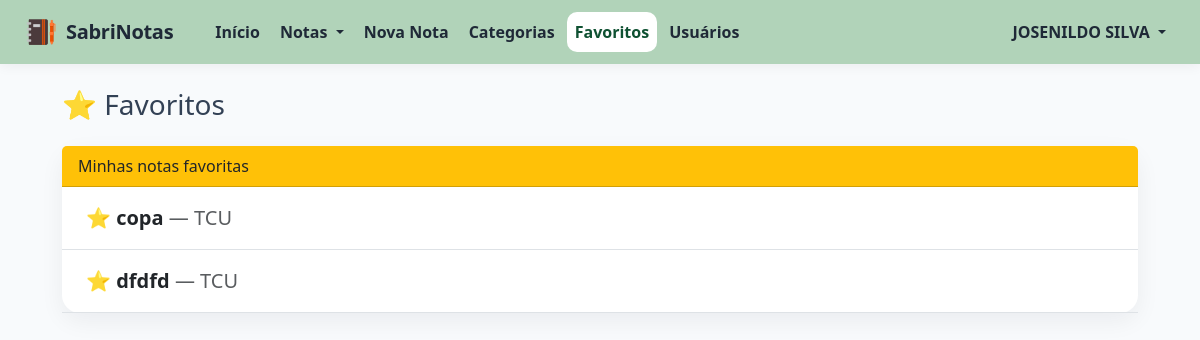
The app's page /favoritos (signed in) with its own data.
### tables this page shows
CREATE TABLE anotacoes (
            id INTEGER PRIMARY KEY AUTOINCREMENT,
            titulo TEXT,
            categoria TEXT,
            texto TEXT
        , autor TEXT, favorito INTEGER DEFAULT 0, autor_id INTEGER, data_atualizacao TEXT, data_criacao TEXT, visibilidade TEXT DEFAULT 'publica');

### app.py (the view)
@app.route("/favoritos")
@login_obrigatorio
def favoritos():
    conexao = sqlite3.connect("base.db")
    cursor = conexao.cursor()
    cursor.execute("""
        SELECT id, titulo, categoria
        FROM anotacoes
        WHERE favorito = 1
          AND (
              visibilidade = 'publica'
              OR autor_id = ?
          )
        ORDER BY titulo
    """, (session["usuario_id"],))
    favoritos = cursor.fetchall()
    conexao.close()
    return render_template("favoritos.html", favoritos=favoritos)

### app.py (called while the page is built)
def login_obrigatorio(funcao):
    @wraps(funcao)
    def verificar_login(*args, **kwargs):
        if "usuario_id" not in session:
            return redirect("/login")
        return funcao(*args, **kwargs)
    return verificar_login

### templates/favoritos.html
{% extends "base.html" %}
{% block conteudo %}
<h3 class="mb-4">⭐ Favoritos</h3>
<div class="card">
    <div class="card-header bg-warning">
        Minhas notas favoritas
    </div>
    <div class="card-body p-0">
        {% if favoritos %}
            {% for nota in favoritos %}
            <a href="/nota/{{ nota[0] }}" class="text-decoration-none text-dark">
                <div class="border-bottom py-3 px-4 fs-5">
                    ⭐ <strong>{{ nota[1] }}</strong>
                    <span class="text-muted">
                        — {{ nota[2] }}
                    </span>
                </div>
            </a>
            {% endfor %}
        {% else %}
            <div class="p-4 text-center text-muted">
                Nenhuma nota foi marcada como favorita.
            </div>
        {% endif %}
    </div>
</div>
{% endblock %}

### templates/base.html (style rules this page uses)
body { background: #F8FAFC; color: #334155; }
.card { border: none; border-radius: 18px; box-shadow: 0 8px 24px rgba(15,23,42,.06); }

### records on screen
anotacoes: titulo "copa", categoria "TCU"
anotacoes: titulo "dfdfd", categoria "TCU"

### other values on screen
{{ session["usuario_nome"] }} "JOSENILDO SILVA"
